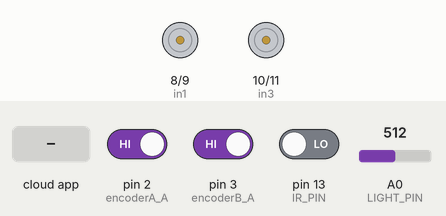
Bench run of a sketch on a simulated Arduino Uno, built with avr-gcc and run on an emulated ATmega328P. Parts: motor-driver pin pairs drawn as motors (green arrow = first pin HIGH = forward, orange = second pin HIGH = backward, longer = more drive, scaled by the enable pin). The test bench sets the inputs (shaded band); at power-on: pin 2 (encoderA_A) HIGH, pin 3 (encoderB_A) HIGH, pin 13 (IR_PIN) LOW, A0 (LIGHT_PIN) = 512. The ROS host is connected and sends only what is stated.

Above: at 1.2 s.
1.3 s: the phone or cloud app sets linear.x to -100
At 1.9 s:
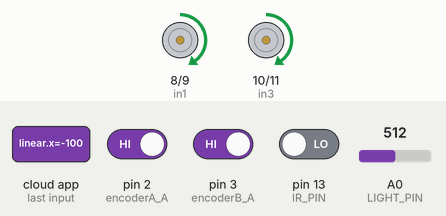
2.9 s: the phone or cloud app sets angular.z to -100
At 3.9 s:
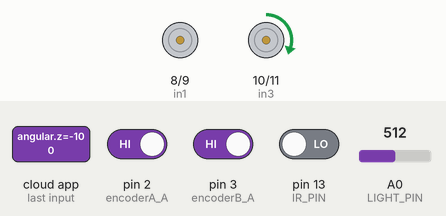
4.5 s: the phone or cloud app sets linear.x to 0
At 5.8 s:
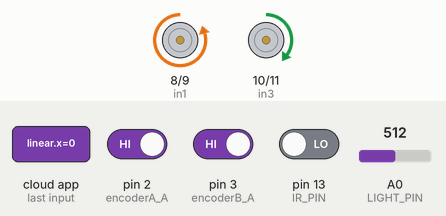
6.1 s: the phone or cloud app sets angular.z to 100
At 6.8 s:
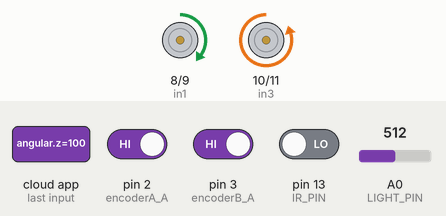
7.6 s: the phone or cloud app sets linear.x to 100
At 8.5 s:
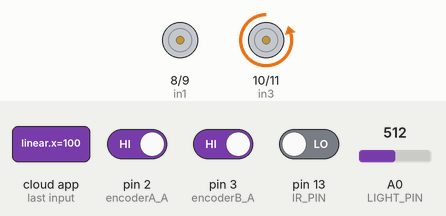
9.1 s: the phone or cloud app sets angular.z to 0
At 10.3 s:
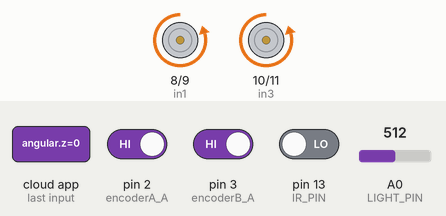
Timing chart, 0 to 11.6 s (numbered marks = the images above; inputs shaded):
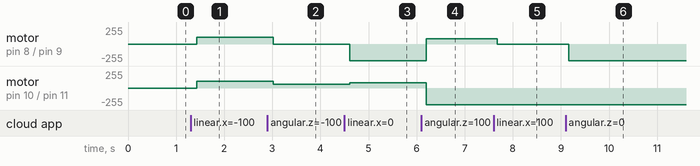

The sketch:

light_receive_data.ino
```cpp
#include <Arduino.h>
#include <PID_v1.h>
#include <ros.h>
#include <geometry_msgs/Twist.h>
#include <std_msgs/Int16.h>
#include <std_msgs/Float32.h>

const int LIGHT_PIN = A0;
const unsigned long LIGHT_PUB_MS = 50;
std_msgs::Int16 light_msg;


const int IR_PIN = 13;                     // IR receiver Signal/Output 在 D13
const unsigned long IR_PUB_MS = 50;        // 20 Hz
std_msgs::Float32 ir_ratio_msg;


const bool INVERT_LEFT  = false;
const bool INVERT_RIGHT = false;
const int  PWM_MAX      = 250;
const int  PWM_MIN_FWD  = 60;
const int  PWM_MIN_BACK = 100;
const int  PWM_MIN_TURN = 80;
const int  MAX_SETPOINT = 260;
const int  SAMPLE_MS    = 100;


const int enA = 5, in1 = 8,  in2 = 9;     // left
const int enB = 6, in3 = 10, in4 = 11;    // right


const byte encoderA_A = 2, encoderA_B = 4; // 左 D2=INT0, D4
const byte encoderB_A = 3, encoderB_B = 7; // 右 D3=INT1, D7
volatile long countA = 0, countB = 0;
volatile byte lastA = LOW, lastB = LOW;
volatile bool dirA = true, dirB = true;

// PID
double SetpointA=0, InputA=0, OutputA=0;
double SetpointB=0, InputB=0, OutputB=0;
double Kp=0.6, Ki=6.5, Kd=0.0;
PID pidA(&InputA,&OutputA,&SetpointA,Kp,Ki,Kd,DIRECT);
PID pidB(&InputB,&OutputB,&SetpointB,Kp,Ki,Kd,DIRECT);

// ROS
ros::NodeHandle nh;
ros::Publisher  pub_light("light_data", &light_msg);
ros::Publisher  pub_ir("ir_ratio", &ir_ratio_msg);

volatile float cmd_lin=0.0f, cmd_ang=0.0f;

// TOOLS
inline int pickFloor(double sp, double lin, double ang){
  if (sp == 0) return 0;
  if (lin < -0.05 && fabs(ang) < 0.1) return PWM_MIN_BACK;
  if (fabs(lin) < 0.05 && fabs(ang) >= 0.1) return PWM_MIN_TURN;
  return PWM_MIN_FWD;
}
inline int withFloor(double out, double sp, double lin, double ang){
  if (sp == 0) return 0;
  int pwm = (int)out;
  int floor = pickFloor(sp, lin, ang);
  if (pwm < floor) pwm = floor;
  if (pwm > PWM_MAX) pwm = PWM_MAX;
  return pwm;
}
inline void setWheel(int pwmPin,int inA,int inB,double setpoint,int pwmCmd,bool invert){
  bool forward = (setpoint >= 0);
  if (invert) forward = !forward;
  if (forward){ digitalWrite(inA,LOW);  digitalWrite(inB,HIGH); }
  else        { digitalWrite(inA,HIGH); digitalWrite(inB,LOW);  }
  analogWrite(pwmPin, pwmCmd);
}

// ISR
void isrEncA(){
  int s=digitalRead(encoderA_A);
  if((lastA==LOW)&&(s==HIGH)) dirA=(digitalRead(encoderA_B)==HIGH);
  lastA=s;
  if(!dirA) countA++; else countA--;
}
void isrEncB(){
  int s=digitalRead(encoderB_A);
  if((lastB==LOW)&&(s==HIGH)) dirB=(digitalRead(encoderB_B)==HIGH);
  lastB=s;
  if(!dirB) countB++; else countB--;
}


void cmdVelCb(const geometry_msgs::Twist& m){
  cmd_lin=(float)m.linear.x;
  cmd_ang=(float)m.angular.z;
  float L = cmd_lin - cmd_ang;
  float R = cmd_lin + cmd_ang;
  if (L>1) L=1; if (L<-1) L=-1;
  if (R>1) R=1; if (R<-1) R=-1;
  SetpointA = L * MAX_SETPOINT;
  SetpointB = R * MAX_SETPOINT;
}
ros::Subscriber<geometry_msgs::Twist> sub_cmd("/cmd_vel", &cmdVelCb);

// PID UPDATE
void updatePID(){
  long pa,pb;
  noInterrupts();
  pa = countA; countA = 0;
  pb = countB; countB = 0;
  interrupts();

  InputA = abs(pa);
  InputB = abs(pb);
  pidA.Compute();
  pidB.Compute();

  int pwmA = withFloor(OutputA, SetpointA, cmd_lin, cmd_ang);
  int pwmB = withFloor(OutputB, SetpointB, cmd_lin, cmd_ang);

  setWheel(enA,in1,in2,SetpointA,pwmA,INVERT_LEFT);
  setWheel(enB,in3,in4,SetpointB,pwmB,INVERT_RIGHT);
}

// IR RATIO
float sampleIrRatioMicros(unsigned long window_us){
  unsigned long t_start = micros();
  unsigned long t_high = 0, t_low = 0;

  int last = digitalRead(IR_PIN);
  unsigned long t_edge = micros();

  while ((micros() - t_start) < window_us){
    int v = digitalRead(IR_PIN);
    unsigned long now = micros();
    if (v != last){
      if (last == HIGH) t_high += (now - t_edge);
      else              t_low  += (now - t_edge);
      last  = v;
      t_edge = now;
    }
  }
  unsigned long now = micros();
  if (last == HIGH) t_high += (now - t_edge);
  else              t_low  += (now - t_edge);

  unsigned long total = t_high + t_low;
  if (total == 0) return 0.0f;
  return (float)t_low / (float)total;
}

float ir_ema = 0.0f;
const float IR_EMA_ALPHA = 0.6f;
const unsigned long IR_ONE_WINDOW_US = 15000;
const int IR_MULTI_N = 3;

float measureIrRatio(){
  float acc = 0.0f;
  for (int i=0;i<IR_MULTI_N;i++){
    acc += sampleIrRatioMicros(IR_ONE_WINDOW_US);
  }
  float avg = acc / (float)IR_MULTI_N;
  // EMA
  ir_ema = IR_EMA_ALPHA * avg + (1.0f - IR_EMA_ALPHA) * ir_ema;
  if (ir_ema < 0.0f) ir_ema = 0.0f;
  if (ir_ema > 1.0f) ir_ema = 1.0f;
  return ir_ema;
}


unsigned long lastPID=0, lastLightPub=0, lastIrPub=0;

void setup(){

  pinMode(in1,OUTPUT); pinMode(in2,OUTPUT); pinMode(enA,OUTPUT);
  pinMode(in3,OUTPUT); pinMode(in4,OUTPUT); pinMode(enB,OUTPUT);
  analogWrite(enA,0);  analogWrite(enB,0);


  pinMode(encoderA_A,INPUT); pinMode(encoderA_B,INPUT);
  pinMode(encoderB_A,INPUT); pinMode(encoderB_B,INPUT);
  attachInterrupt(0, isrEncA, CHANGE); // D2
  attachInterrupt(1, isrEncB, CHANGE); // D3


  pinMode(LIGHT_PIN, INPUT);
  analogReference(DEFAULT);


  pinMode(IR_PIN, INPUT);

  // PID
  pidA.SetSampleTime(SAMPLE_MS);
  pidB.SetSampleTime(SAMPLE_MS);
  pidA.SetOutputLimits(0, PWM_MAX);
  pidB.SetOutputLimits(0, PWM_MAX);
  pidA.SetMode(AUTOMATIC);
  pidB.SetMode(AUTOMATIC);

  // ROS
  nh.getHardware()->setBaud(115200);
  nh.initNode();
  nh.subscribe(sub_cmd);
  nh.advertise(pub_light);
  nh.advertise(pub_ir);
}

void loop(){
  nh.spinOnce();
  unsigned long now = millis();


  if (now - lastLightPub >= LIGHT_PUB_MS){
    lastLightPub = now;
    const int N = 10;
    int sum = 0, vmin = 1023, vmax = 0;
    for(int i=0;i<N;i++){
      int v = analogRead(LIGHT_PIN);
      sum += v;
      if (v<vmin) vmin=v;
      if (v>vmax) vmax=v;
      delayMicroseconds(500);
    }
    int avg = (sum - vmin - vmax) / (N - 2);
    light_msg.data = avg;
    pub_light.publish(&light_msg);
  }


  if (now - lastIrPub >= IR_PUB_MS){
    lastIrPub = now;
    float ratio = measureIrRatio();
    ir_ratio_msg.data = ratio;
    pub_ir.publish(&ir_ratio_msg);
  }


  if (now - lastPID >= SAMPLE_MS){
    lastPID = now;
    updatePID();
  }
}
```

Measured:
- after the input at 1.3 s, motor on pin 8 (in1) / pin 9 (in2), motor on pin 10 (in3) / pin 11 (in4): stopped → forward 100/255 after 0.13 s
- after the input at 2.9 s, motor on pin 8 (in1) / pin 9 (in2): forward 100/255 → stopped after 0.12 s; motor on pin 10 (in3) / pin 11 (in4): forward 100/255 → forward 60/255 after 0.12 s
- after the input at 4.5 s, motor on pin 8 (in1) / pin 9 (in2): stopped → backward 250/255 after 0.11 s; motor on pin 10 (in3) / pin 11 (in4): forward 60/255 → forward 80/255 after 0.11 s
- after the input at 6.1 s, motor on pin 8 (in1) / pin 9 (in2): backward 250/255 → forward 80/255 after 0.10 s; motor on pin 10 (in3) / pin 11 (in4): forward 80/255 → backward 250/255 after 0.10 s
- after the input at 7.6 s, motor on pin 8 (in1) / pin 9 (in2): forward 80/255 → stopped after 0.08 s
- after the input at 9.1 s, motor on pin 8 (in1) / pin 9 (in2): stopped → backward 250/255 after 0.06 s
